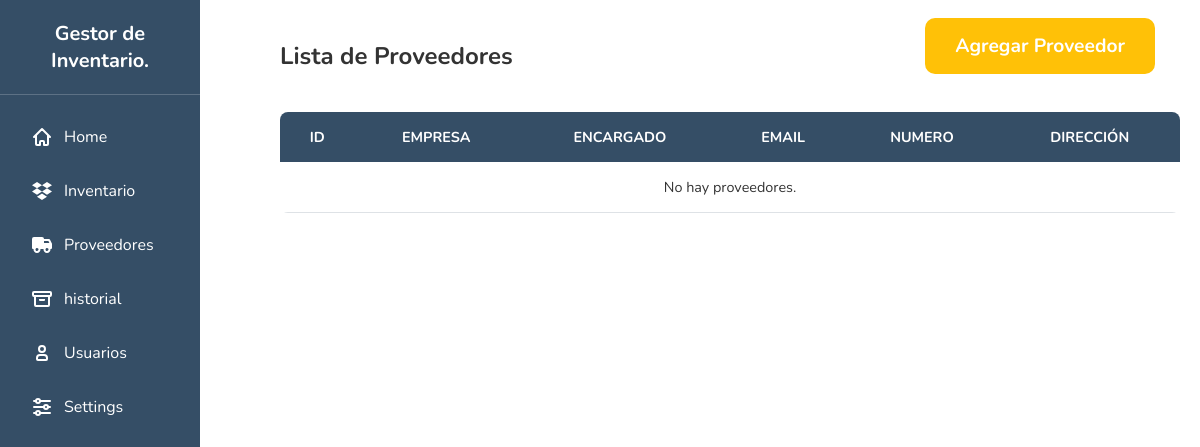
The app's page /suppliers/, older data.
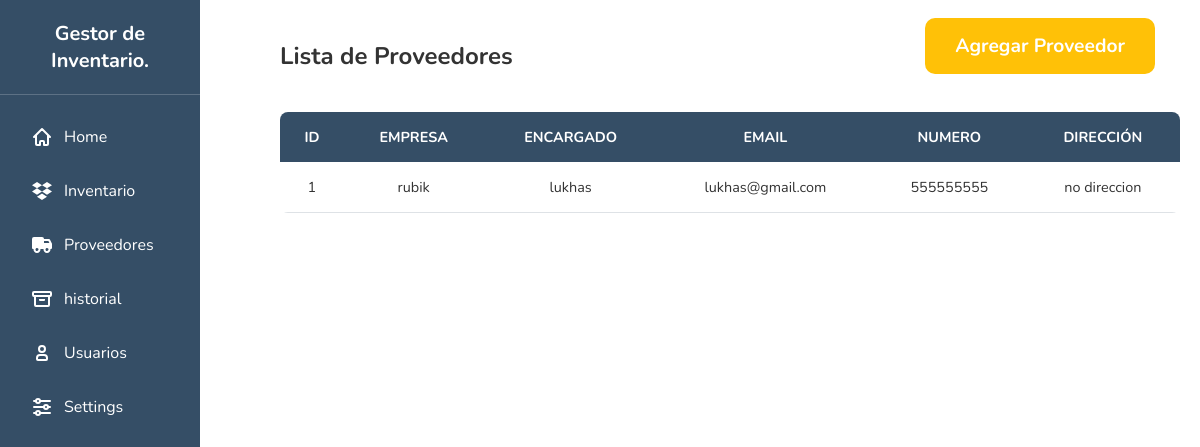
The same page, newer data.
### inventory/models.py (models this page shows, shortened)
class Suppliers(models.Model):
    empresa = models.CharField(max_length=100)
    encargado = models.CharField(max_length=100)
    email = models.EmailField()
    numero = models.CharField(max_length=20)
    direccion = models.CharField(max_length=200)

### inventory/views.py (the view)
# urls.py: re_path(r'^suppliers/?$', views.suppliers_list, name='suppliers_list'),
def suppliers_list(request):
    suppliers = Suppliers.objects.all()
    return render(request, 'inv/suppliers_list.html', {'suppliers': suppliers})

### inventory/templates/inv/suppliers_list.html
{% extends 'inv/base.html' %}
{% block body %}
<div class="add_buttons">
<h2>Lista de Proveedores</h2>
    <div class="button-group">
     <a href="{% url 'supplier_create' %}" class="btn btn-success btn-md btn-trim" role="button">Agregar Proveedor</a>
    </div>
  </div>
<table class="table table-striped">
  <thead>
    <tr>
      <th>ID</th>
      <th>Empresa</th>
      <th>Encargado</th>
      <th>Email</th>
      <th>Numero</th>
      <th>Dirección</th>
    </tr>
  </thead>
  <tbody>
    {% for supplier in suppliers %}
      <tr>
        <td>{{ supplier.id }}</td>
        <td>{{ supplier.empresa }}</td>
        <td>{{ supplier.encargado }}</td>
        <td>{{ supplier.email }}</td>
        <td>{{ supplier.numero }}</td>
        <td>{{ supplier.direccion }}</td>
      </tr>
    {% empty %}
      <tr>
        <td colspan="6">No hay proveedores.</td>
      </tr>
    {% endfor %}
  </tbody>
</table>
{% endblock %}

Row changes from the older to the newer data that the page shows:
added Suppliers: id "1", empresa "rubik", encargado "lukhas", email "lukhas@gmail.com", numero "555555555", direccion "no direccion"
Text that changed along with them:
text no longer shown: "No hay proveedores."
